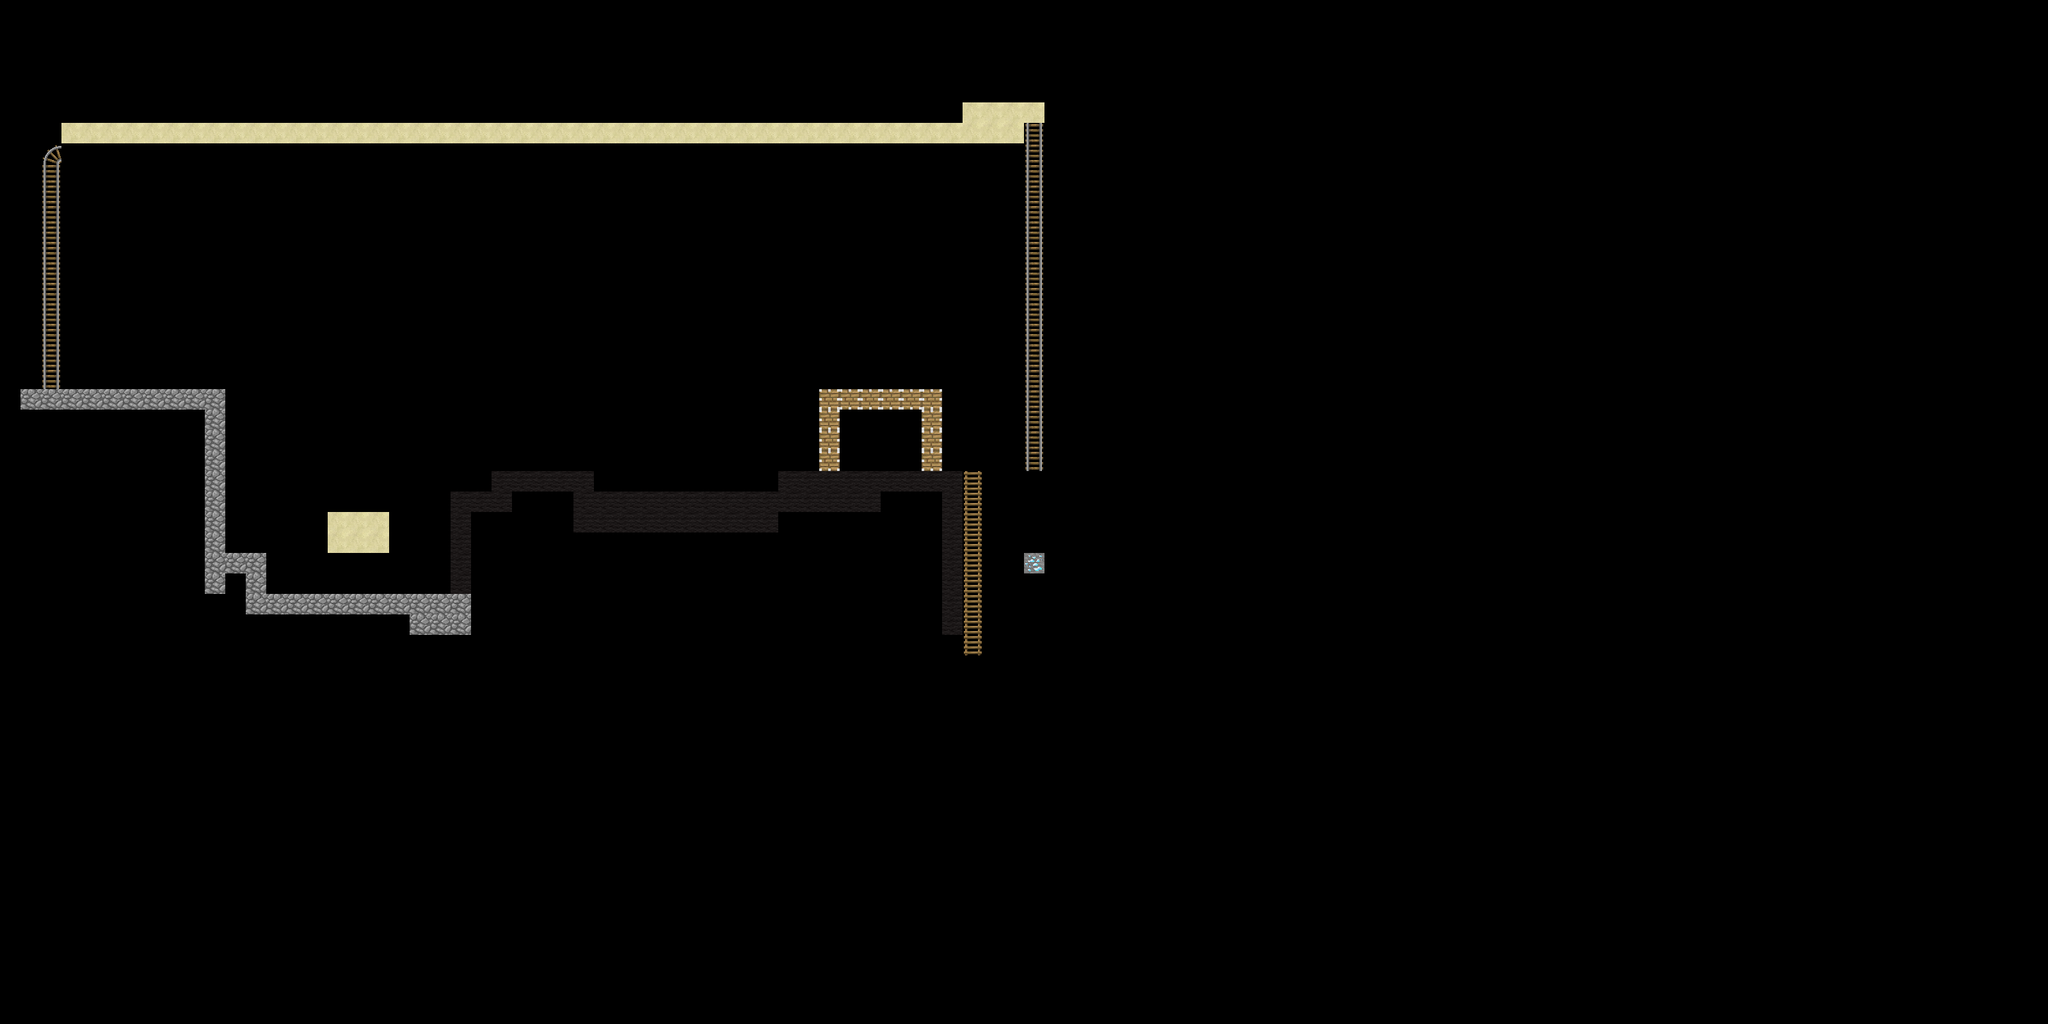

A level layout from a 2D game, rendered from its tile map. Below: a short description, then the map file with tile-grid data replaced by summaries:
An orthogonal 100x50 tile map with 32x32 px tiles, 1 tile layer (Слой тайлов 1) and 25 objects (20x solid, 4x easyEnemy, player).

<map version="1.4" tiledversion="1.4.2" orientation="orthogonal" renderorder="right-down" width="100" height="50" tilewidth="32" tileheight="32" infinite="0" nextlayerid="3" nextobjectid="31">
 <tileset firstgid="1" name="123" tilewidth="32" tileheight="32" tilecount="256" columns="16">
  <image source="images/text2.png" width="512" height="512" />
 </tileset>
 <layer id="1" name="Слой тайлов 1" width="100" height="50">
  <data>[5000 cells, 197 non-empty, 8 distinct tile ids]</data>
 </layer>
 <objectgroup id="2" name="collisions">
  <object id="6" name="solid" x="32.6608" y="608.569" width="319" height="374" />
  <object id="7" name="solid" x="352.661" y="866.569" width="61" height="97" />
  <object id="8" name="solid" x="391.161" y="928.569" width="369" height="49" />
  <object id="9" name="solid" x="511.161" y="801.569" width="95" height="63.5" />
  <object id="10" name="solid" x="33.6608" y="219.569" width="61" height="391" />
  <object id="11" name="solid" x="60.1608" y="211.569" width="1541.5" height="16.5" />
  <object id="12" name="solid" x="703.161" y="769.069" width="53" height="166.333" />
  <object id="13" name="solid" x="753.161" y="769.402" width="61" height="97" />
  <object id="14" name="solid" x="766.828" y="737.736" width="159.667" height="58.6667" />
  <object id="15" name="solid" x="924.828" y="769.402" width="295.333" height="39.3333" />
  <object id="16" name="solid" x="1214.49" y="738.069" width="288.333" height="82" />
  <object id="17" name="solid" x="1278.83" y="610.069" width="31.3333" height="136.667" />
  <object id="18" name="solid" x="1306.49" y="610.069" width="163.667" height="31" />
  <object id="19" name="solid" x="1438.83" y="640.069" width="32" height="117.667" />
  <object id="20" name="solid" x="1599.16" y="345.069" width="29" height="423" />
  <object id="21" name="solid" x="1566.16" y="737.569" width="64" height="256" />
  <object id="22" name="solid" x="1439.16" y="819.569" width="63.5" height="173.75" />
  <object id="23" name="solid" x="1377.41" y="979.069" width="61.25" height="174.25" />
  <object id="24" name="solid" x="1426.16" y="1121.82" width="190.25" height="32" />
  <object id="25" name="solid" x="1599.22" y="992.569" width="54.8814" height="131" />
  <object id="26" name="player" x="286.161" y="512.381" width="40" height="80" />
  <object id="27" name="easyEnemy" x="427.994" y="885.569" width="32" height="32" />
  <object id="28" name="easyEnemy" x="933.328" y="728.236" width="32" height="32" />
  <object id="29" name="easyEnemy" x="1317.33" y="697.569" width="32" height="32" />
  <object id="30" name="easyEnemy" x="1454.66" y="1077.57" width="32" height="32" />
 </objectgroup>
</map>